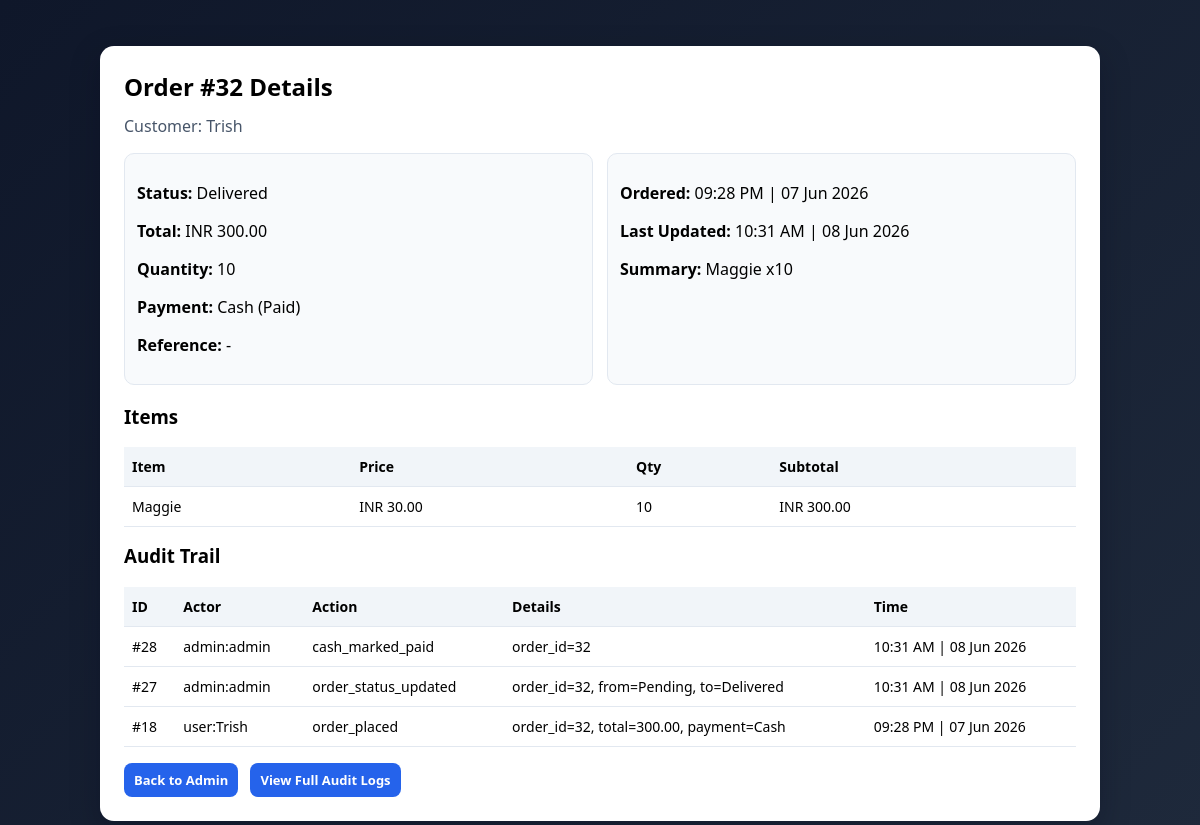
Screenshot of /admin/order/32 (signed in) with the database file from the repository.
### tables this page shows
CREATE TABLE orders (
            id INTEGER PRIMARY KEY AUTOINCREMENT,
            username TEXT NOT NULL,
            menu TEXT NOT NULL,
            quantity INTEGER NOT NULL,
            time TEXT NOT NULL,
            status TEXT NOT NULL,
            status_time TEXT NOT NULL
        , total_price REAL NOT NULL DEFAULT 0, payment_method TEXT NOT NULL DEFAULT 'UPI QR', payment_status TEXT NOT NULL DEFAULT 'Pending', payment_reference TEXT NOT NULL DEFAULT '', contact_number TEXT NOT NULL DEFAULT '', payment_proof_path TEXT NOT NULL DEFAULT '');

CREATE TABLE order_items (
            id INTEGER PRIMARY KEY AUTOINCREMENT,
            order_id INTEGER NOT NULL,
            menu_item_id INTEGER NOT NULL,
            item_name TEXT NOT NULL,
            item_price REAL NOT NULL,
            quantity INTEGER NOT NULL,
            subtotal REAL NOT NULL,
            FOREIGN KEY(order_id) REFERENCES orders(id)
        );

CREATE TABLE audit_logs (
            id INTEGER PRIMARY KEY AUTOINCREMENT,
            actor_type TEXT NOT NULL,
            actor_name TEXT NOT NULL,
            action TEXT NOT NULL,
            details TEXT NOT NULL,
            created_at TEXT NOT NULL
        );

### app.py (the view)
@app.route("/admin/order/<int:order_id>")
@login_required_admin
def admin_order_detail(order_id):
    conn = get_db_connection()
    order = conn.execute("SELECT * FROM orders WHERE id = ?", (order_id,)).fetchone()
    if not order:
        conn.close()
        return redirect(url_for("admin"))
    items = conn.execute("SELECT * FROM order_items WHERE order_id = ? ORDER BY id ASC", (order_id,)).fetchall()
    timeline = get_order_timeline(conn, order_id)
    logs = conn.execute(
        "SELECT * FROM audit_logs WHERE details LIKE ? ORDER BY id DESC",
        (f"%order_id={order_id}%",),
    ).fetchall()
    conn.close()
    order = normalize_datetime_fields(order, ["time", "status_time"])
    timeline = [normalize_datetime_fields(item, ["changed_at"]) for item in timeline]
    logs = [normalize_datetime_fields(log, ["created_at"]) for log in logs]
    return render_template(
        "admin_order_detail.html",
        order=order,
        order_items=items,
        timeline=timeline,
        logs=logs,
    )

### app.py (called while the page is built)
def get_db_connection():
    conn = sqlite3.connect(DATABASE)
    conn.row_factory = sqlite3.Row
    return conn

def parse_order_datetime(order_time):
    if not order_time:
        return datetime.min
    try:
        return datetime.strptime(order_time, DISPLAY_DATETIME_FORMAT)
    except (TypeError, ValueError):
        normalized_time = str(order_time).strip().replace("Z", "+00:00")
        try:
            parsed = datetime.fromisoformat(normalized_time)
        except ValueError:
            return datetime.min
        if parsed.tzinfo is not None:
            parsed = parsed.astimezone(APP_TIMEZONE).replace(tzinfo=None)
        return parsed

def format_display_datetime(order_time):
    parsed = parse_order_datetime(order_time)
    if parsed == datetime.min:
        return order_time or ""
    return parsed.strftime(DISPLAY_DATETIME_FORMAT)

def normalize_datetime_fields(row, fields):
    if row is None:
        return None
    normalized = dict(row)
    for field in fields:
        if field in normalized:
            normalized[field] = format_display_datetime(normalized.get(field))
    return normalized

def get_order_timeline(conn, order_id):
    return conn.execute(
        """
        SELECT * FROM order_status_history
        WHERE order_id = ?
        ORDER BY id ASC
        """,
        (order_id,),
    ).fetchall()

def admin_logged_in():
    return bool(session.get("admin_logged_in"))

def login_required_admin(view_func):
    @wraps(view_func)
    def wrapped(*args, **kwargs):
        if not admin_logged_in():
            return redirect(url_for("login_admin"))
        return view_func(*args, **kwargs)
    return wrapped

### templates/admin_order_detail.html (shortened to what this page needs)
﻿<!DOCTYPE html>
<html lang="en">
<head>
</head>
<body>
    <div class="container">
        <h2>Order #{{ order.id }} Details</h2>
        <p class="meta">Customer: {{ order.username }}</p>
        <div class="grid">
            <div class="card">
                <p><strong>Status:</strong> {{ order.status }}</p>
                <p><strong>Total:</strong> INR {{ '%.2f'|format(order.total_price or 0) }}</p>
                <p><strong>Quantity:</strong> {{ order.quantity }}</p>
                <p><strong>Payment:</strong> {{ order.payment_method }} ({{ order.payment_status }})</p>
                <p><strong>Reference:</strong> {{ order.payment_reference or '-' }}</p>
            </div>
            <div class="card">
                <p><strong>Ordered:</strong> {{ order.time }}</p>
                <p><strong>Last Updated:</strong> {{ order.status_time }}</p>
                <p><strong>Summary:</strong> {{ order.menu }}</p>
            </div>
        </div>
        <h3>Items</h3>
        <table>
            <tr>
                <th>Item</th>
                <th>Price</th>
                <th>Qty</th>
                <th>Subtotal</th>
            </tr>
            {% for item in order_items %}
                <tr>
                    <td>{{ item.item_name }}</td>
                    <td>INR {{ '%.2f'|format(item.item_price) }}</td>
                    <td>{{ item.quantity }}</td>
                    <td>INR {{ '%.2f'|format(item.subtotal) }}</td>
                </tr>
            {% endfor %}
        </table>
        <h3 style="margin-top:16px;">Audit Trail</h3>
        {% if logs %}
            <table>
                <tr>
                    <th>ID</th>
                    <th>Actor</th>
                    <th>Action</th>
                    <th>Details</th>
                    <th>Time</th>
                </tr>
                {% for log in logs %}
                    <tr>
                        <td>#{{ log.id }}</td>
                        <td>{{ log.actor_type }}:{{ log.actor_name }}</td>
                        <td>{{ log.action }}</td>
                        <td>{{ log.details or '-' }}</td>
                        <td>{{ log.created_at }}</td>
                    </tr>
                {% endfor %}
            </table>
        {% else %}
            <p>No audit entries mapped to this order yet.</p>
        {% endif %}
        <div class="actions" style="margin-top:16px;">
            <a href="{{ url_for('admin') }}">Back to Admin</a>
            <a href="{{ url_for('admin_audit_logs') }}">View Full Audit Logs</a>
        </div>
    </div>
</body>
</html>

### templates/admin_order_detail.html (style rules this page uses)
* { box-sizing: border-box; }
body { margin: 0; font-family: "Segoe UI", Tahoma, Geneva, Verdana, sans-serif; background: linear-gradient(135deg, #0f172a, #1e293b); min-height: 100vh; padding: 24px; }
.container { max-width: 1000px; margin: 0 auto; background: #fff; border-radius: 14px; box-shadow: 0 10px 30px rgba(2, 6, 23, 0.25); padding: 24px; }
h2 { margin: 0 0 12px; }
.meta { color: #475569; margin: 0 0 16px; }
.grid { display: grid; grid-template-columns: 1fr 1fr; gap: 14px; margin-bottom: 16px; }
.card { border: 1px solid #e2e8f0; border-radius: 10px; padding: 12px; background: #f8fafc; }
table { width: 100%; border-collapse: collapse; margin-top: 8px; }
th, td { border-bottom: 1px solid #e2e8f0; text-align: left; padding: 10px 8px; font-size: 14px; }
th { background: #f1f5f9; }
.actions a { text-decoration: none; display: inline-block; margin-right: 8px; padding: 8px 10px; border-radius: 8px; color: #fff; background: #2563eb; font-size: 13px; font-weight: 700; }

### rows the page displays
orders: id "32", username "Trish", status "Delivered", total_price "300.00", quantity "10", payment_method "Cash", payment_status "Paid", payment_reference "-", time "09:28 PM | 07 Jun 2026", status_time "10:31 AM | 08 Jun 2026", menu "Maggie x10"
order_items: item_name "Maggie", item_price "30.00", quantity "10", subtotal "300.00"
audit_logs: id "28", actor_type "admin", actor_name "admin", action "cash_marked_paid", details "order_id=32", created_at "10:31 AM | 08 Jun 2026"
audit_logs: id "27", actor_type "admin", actor_name "admin", action "order_status_updated", details "order_id=32, from=Pending, to=Delivered", created_at "10:31 AM | 08 Jun 2026"
audit_logs: id "18", actor_type "user", actor_name "Trish", action "order_placed", details "order_id=32, total=300.00, payment=Cash", created_at "09:28 PM | 07 Jun 2026"
